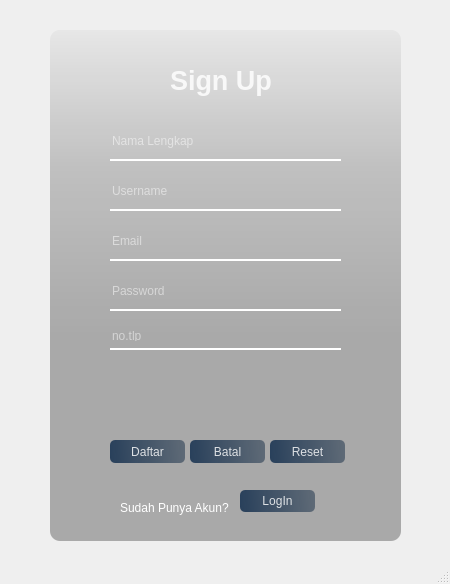
<?xml version="1.0" encoding="UTF-8"?>
<ui version="4.0">
 <class>MainWindow</class>
 <widget class="QMainWindow" name="MainWindow">
  <property name="geometry">
   <rect>
    <x>0</x>
    <y>0</y>
    <width>450</width>
    <height>584</height>
   </rect>
  </property>
  <property name="windowTitle">
   <string>MainWindow</string>
  </property>
  <widget class="QWidget" name="centralwidget">
   <widget class="QLabel" name="label">
    <property name="geometry">
     <rect>
      <x>50</x>
      <y>30</y>
      <width>351</width>
      <height>521</height>
     </rect>
    </property>
    <property name="styleSheet">
     <string notr="true">border-image: url(:/singup/Foto/bg.jpg);
border-radius : 20px;</string>
    </property>
    <property name="text">
     <string/>
    </property>
   </widget>
   <widget class="QLabel" name="label_2">
    <property name="geometry">
     <rect>
      <x>72</x>
      <y>50</y>
      <width>311</width>
      <height>481</height>
     </rect>
    </property>
    <property name="styleSheet">
     <string notr="true">border-image: url(:/newPrefix/foto2.jpg);
border-radius:20px;</string>
    </property>
    <property name="text">
     <string/>
    </property>
   </widget>
   <widget class="QLabel" name="labelSignUp">
    <property name="geometry">
     <rect>
      <x>170</x>
      <y>60</y>
      <width>121</width>
      <height>41</height>
     </rect>
    </property>
    <property name="font">
     <font>
      <pointsize>20</pointsize>
      <weight>75</weight>
      <bold>true</bold>
     </font>
    </property>
    <property name="styleSheet">
     <string notr="true">color:rgba(255,255,255,210);</string>
    </property>
    <property name="text">
     <string>Sign Up</string>
    </property>
   </widget>
   <widget class="QLineEdit" name="lineEditNamaLengkap">
    <property name="geometry">
     <rect>
      <x>110</x>
      <y>130</y>
      <width>231</width>
      <height>31</height>
     </rect>
    </property>
    <property name="styleSheet">
     <string notr="true">background-color: rgba(0,0,0,0);
border: none;
border-bottom: 2px solid #ffffff; 
color: rgba(255,255,255,0.9);
padding-bottom: 7px;
color: white;

outline: none;
width: 100%; </string>
    </property>
    <property name="placeholderText">
     <string>Nama Lengkap</string>
    </property>
   </widget>
   <widget class="QLineEdit" name="lineEditUsername">
    <property name="geometry">
     <rect>
      <x>110</x>
      <y>180</y>
      <width>231</width>
      <height>31</height>
     </rect>
    </property>
    <property name="styleSheet">
     <string notr="true">background-color: rgba(0,0,0,0);
border: none;
border-bottom: 2px solid #ffffff; 
color: rgba(255,255,255,0.9);
padding-bottom: 7px;
color: white;

outline: none;
width: 100%; </string>
    </property>
    <property name="placeholderText">
     <string>Username</string>
    </property>
   </widget>
   <widget class="QLineEdit" name="lineEditEmail">
    <property name="geometry">
     <rect>
      <x>110</x>
      <y>230</y>
      <width>231</width>
      <height>31</height>
     </rect>
    </property>
    <property name="styleSheet">
     <string notr="true">background-color: rgba(0,0,0,0);
border: none;
border-bottom: 2px solid #ffffff; 
color: rgba(255,255,255,0.9);
padding-bottom: 7px;
color: white;

outline: none;
width: 100%; </string>
    </property>
    <property name="placeholderText">
     <string>Email</string>
    </property>
   </widget>
   <widget class="QLineEdit" name="lineEditPassword">
    <property name="geometry">
     <rect>
      <x>110</x>
      <y>280</y>
      <width>231</width>
      <height>31</height>
     </rect>
    </property>
    <property name="styleSheet">
     <string notr="true">background-color: rgba(0,0,0,0);
border: none;
border-bottom: 2px solid #ffffff; 
color: rgba(255,255,255,0.9);
padding-bottom: 7px;
color: white;

outline: none;
width: 100%; </string>
    </property>
    <property name="placeholderText">
     <string>Password</string>
    </property>
   </widget>
   <widget class="QPushButton" name="pushButtonDaftar">
    <property name="geometry">
     <rect>
      <x>110</x>
      <y>440</y>
      <width>75</width>
      <height>23</height>
     </rect>
    </property>
    <property name="styleSheet">
     <string notr="true">/* Style untuk tombol daftar */
QPushButton#pushButtonDaftar {
    background-color: qlineargradient(spread:pad, x1:0, y1:0.505682, x2:1, y2:0.477, stop:0 rgba(20, 47, 78, 219), stop:1 rgba(85, 98, 112, 226));
    color: rgba(255, 255, 255, 210);
    border-radius: 5px;
    border: none;
}

QPushButton#pushButtonDaftar:hover {
    background-color: qlineargradient(spread:pad, x1:0, y1:0.505682, x2:1, y2:0.477, stop:0 rgba(40, 67, 98, 219), stop:1 rgba(105, 118, 132, 226));
}

QPushButton#pushButtonDaftar:pressed {
    padding-left: 5px;
    padding-top: 5px;
    background-color: rgba(105, 118, 132, 200);
}
</string>
    </property>
    <property name="text">
     <string>Daftar</string>
    </property>
   </widget>
   <widget class="QPushButton" name="pushButtonBatal">
    <property name="geometry">
     <rect>
      <x>190</x>
      <y>440</y>
      <width>75</width>
      <height>23</height>
     </rect>
    </property>
    <property name="styleSheet">
     <string notr="true">/* Style untuk tombol hapus */
QPushButton#pushButtonBatal {
    background-color: qlineargradient(spread:pad, x1:0, y1:0.505682, x2:1, y2:0.477, stop:0 rgba(20, 47, 78, 219), stop:1 rgba(85, 98, 112, 226));
    color: rgba(255, 255, 255, 210);
    border-radius: 5px;
    border: none;
}

QPushButton#pushButtonBatal:hover {
    background-color: qlineargradient(spread:pad, x1:0, y1:0.505682, x2:1, y2:0.477, stop:0 rgba(40, 67, 98, 219), stop:1 rgba(105, 118, 132, 226));
}

QPushButton#pushButtonBatal:pressed {
    padding-left: 5px;
    padding-top: 5px;
    background-color: rgba(105, 118, 132, 200);
}
</string>
    </property>
    <property name="text">
     <string>Batal</string>
    </property>
   </widget>
   <widget class="QPushButton" name="pushButtonReset">
    <property name="geometry">
     <rect>
      <x>270</x>
      <y>440</y>
      <width>75</width>
      <height>23</height>
     </rect>
    </property>
    <property name="styleSheet">
     <string notr="true">/* Style untuk tombol hapus */
QPushButton#pushButtonReset{
    background-color: qlineargradient(spread:pad, x1:0, y1:0.505682, x2:1, y2:0.477, stop:0 rgba(20, 47, 78, 219), stop:1 rgba(85, 98, 112, 226));
    color: rgba(255, 255, 255, 210);
    border-radius: 5px;
    border: none;
}

QPushButton#pushButtonReset:hover {
    background-color: qlineargradient(spread:pad, x1:0, y1:0.505682, x2:1, y2:0.477, stop:0 rgba(40, 67, 98, 219), stop:1 rgba(105, 118, 132, 226));
}

QPushButton#pushButtonReset:pressed {
    padding-left: 5px;
    padding-top: 5px;
    background-color: rgba(105, 118, 132, 200);
}
</string>
    </property>
    <property name="text">
     <string>Reset</string>
    </property>
   </widget>
   <widget class="QLabel" name="label_4">
    <property name="geometry">
     <rect>
      <x>120</x>
      <y>500</y>
      <width>111</width>
      <height>16</height>
     </rect>
    </property>
    <property name="styleSheet">
     <string notr="true">color : white;</string>
    </property>
    <property name="text">
     <string>Sudah Punya Akun?</string>
    </property>
   </widget>
   <widget class="QPushButton" name="pushButtonLogIn">
    <property name="geometry">
     <rect>
      <x>240</x>
      <y>490</y>
      <width>75</width>
      <height>22</height>
     </rect>
    </property>
    <property name="styleSheet">
     <string notr="true">/* Style untuk tombol hapus */
QPushButton#pushButtonLogIn{
    background-color: qlineargradient(spread:pad, x1:0, y1:0.505682, x2:1, y2:0.477, stop:0 rgba(20, 47, 78, 219), stop:1 rgba(85, 98, 112, 226));
    color: rgba(255, 255, 255, 210);
    border-radius: 5px;
    border: none;
}

QPushButton#pushButtonLogIn:hover {
    background-color: qlineargradient(spread:pad, x1:0, y1:0.505682, x2:1, y2:0.477, stop:0 rgba(40, 67, 98, 219), stop:1 rgba(105, 118, 132, 226));
}

QPushButton#pushButtonLogIn:pressed {
    padding-left: 5px;
    padding-top: 5px;
    background-color: rgba(105, 118, 132, 200);
}
</string>
    </property>
    <property name="text">
     <string>LogIn</string>
    </property>
   </widget>
   <widget class="QLabel" name="label_3">
    <property name="geometry">
     <rect>
      <x>50</x>
      <y>30</y>
      <width>351</width>
      <height>511</height>
     </rect>
    </property>
    <property name="styleSheet">
     <string notr="true">background-color: qlineargradient(spread:pad, x1:0, y1:0, x2:0, y2:0.715909, stop:0 rgba(0, 0, 0, 9), stop:0.375 rgba(0, 0, 0, 50), stop:0.835227 rgba(0, 0, 0, 75));
border-radius:10px;</string>
    </property>
    <property name="text">
     <string/>
    </property>
   </widget>
   <widget class="QLineEdit" name="lineEdittlp">
    <property name="geometry">
     <rect>
      <x>110</x>
      <y>330</y>
      <width>231</width>
      <height>20</height>
     </rect>
    </property>
    <property name="styleSheet">
     <string notr="true">background-color: rgba(0,0,0,0);
border: none;
border-bottom: 2px solid #ffffff; 
color: rgba(255,255,255,0.9);
padding-bottom: 7px;
color: white;

outline: none;
width: 100%; </string>
    </property>
    <property name="placeholderText">
     <string>no.tlp</string>
    </property>
   </widget>
   <zorder>label</zorder>
   <zorder>label_3</zorder>
   <zorder>label_2</zorder>
   <zorder>labelSignUp</zorder>
   <zorder>lineEditNamaLengkap</zorder>
   <zorder>lineEditUsername</zorder>
   <zorder>lineEditEmail</zorder>
   <zorder>lineEditPassword</zorder>
   <zorder>pushButtonDaftar</zorder>
   <zorder>pushButtonBatal</zorder>
   <zorder>pushButtonReset</zorder>
   <zorder>label_4</zorder>
   <zorder>pushButtonLogIn</zorder>
   <zorder>lineEdittlp</zorder>
  </widget>
  <widget class="QMenuBar" name="menubar">
   <property name="geometry">
    <rect>
     <x>0</x>
     <y>0</y>
     <width>450</width>
     <height>23</height>
    </rect>
   </property>
  </widget>
  <widget class="QStatusBar" name="statusbar"/>
 </widget>
 <resources>
  <include location="singup.qrc"/>
 </resources>
 <connections/>
</ui>
